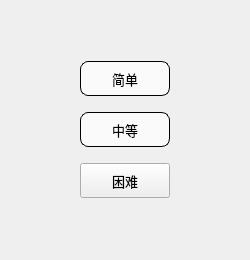
<?xml version="1.0" encoding="UTF-8"?>
<ui version="4.0">
 <class>MainWindow</class>
 <widget class="QMainWindow" name="MainWindow">
  <property name="geometry">
   <rect>
    <x>0</x>
    <y>0</y>
    <width>250</width>
    <height>260</height>
   </rect>
  </property>
  <property name="maximumSize">
   <size>
    <width>500</width>
    <height>520</height>
   </size>
  </property>
  <property name="windowTitle">
   <string>扫雷</string>
  </property>
  <property name="windowIcon">
   <iconset resource="Image/res.qrc">
    <normaloff>:/SaoLei/window_black.png</normaloff>:/SaoLei/window_black.png</iconset>
  </property>
  <widget class="QWidget" name="centralwidget">
   <layout class="QHBoxLayout" name="horizontalLayout">
    <item>
     <spacer name="horizontalSpacer">
      <property name="orientation">
       <enum>Qt::Horizontal</enum>
      </property>
      <property name="sizeHint" stdset="0">
       <size>
        <width>40</width>
        <height>20</height>
       </size>
      </property>
     </spacer>
    </item>
    <item>
     <widget class="QWidget" name="widget" native="true">
      <property name="sizePolicy">
       <sizepolicy hsizetype="Preferred" vsizetype="Fixed">
        <horstretch>0</horstretch>
        <verstretch>0</verstretch>
       </sizepolicy>
      </property>
      <property name="maximumSize">
       <size>
        <width>16777215</width>
        <height>16777215</height>
       </size>
      </property>
      <layout class="QVBoxLayout" name="verticalLayout">
       <item>
        <widget class="QPushButton" name="btnEasy">
         <property name="sizePolicy">
          <sizepolicy hsizetype="Fixed" vsizetype="Fixed">
           <horstretch>0</horstretch>
           <verstretch>0</verstretch>
          </sizepolicy>
         </property>
         <property name="minimumSize">
          <size>
           <width>90</width>
           <height>35</height>
          </size>
         </property>
         <property name="sizeIncrement">
          <size>
           <width>0</width>
           <height>0</height>
          </size>
         </property>
         <property name="baseSize">
          <size>
           <width>0</width>
           <height>0</height>
          </size>
         </property>
         <property name="font">
          <font>
           <pointsize>10</pointsize>
          </font>
         </property>
         <property name="styleSheet">
          <string notr="true">QPushButton{background-color: rgb(250, 250, 250);border:1px solid;border-radius:8px;padding:2px 4px;}
QPushButton:hover{background-color:rgb(200, 255, 255); color: black;}
QPushButton:pressed{background-color:rgb(225, 225, 255);border-style: inset;}
</string>
         </property>
         <property name="text">
          <string>简单</string>
         </property>
        </widget>
       </item>
       <item>
        <spacer name="verticalSpacer_2">
         <property name="orientation">
          <enum>Qt::Vertical</enum>
         </property>
         <property name="sizeType">
          <enum>QSizePolicy::Expanding</enum>
         </property>
         <property name="sizeHint" stdset="0">
          <size>
           <width>20</width>
           <height>10</height>
          </size>
         </property>
        </spacer>
       </item>
       <item>
        <widget class="QPushButton" name="btnMidd">
         <property name="enabled">
          <bool>true</bool>
         </property>
         <property name="sizePolicy">
          <sizepolicy hsizetype="Fixed" vsizetype="Fixed">
           <horstretch>0</horstretch>
           <verstretch>0</verstretch>
          </sizepolicy>
         </property>
         <property name="minimumSize">
          <size>
           <width>90</width>
           <height>35</height>
          </size>
         </property>
         <property name="font">
          <font>
           <pointsize>10</pointsize>
          </font>
         </property>
         <property name="styleSheet">
          <string notr="true">QPushButton{background-color: rgb(250, 250, 250);border:1px solid;border-radius:8px;padding:2px 4px;}
QPushButton:hover{background-color:rgb(200, 255, 255); color: black;}
QPushButton:pressed{background-color:rgb(225, 225, 255);border-style: inset;}
</string>
         </property>
         <property name="text">
          <string>中等</string>
         </property>
        </widget>
       </item>
       <item>
        <spacer name="verticalSpacer">
         <property name="orientation">
          <enum>Qt::Vertical</enum>
         </property>
         <property name="sizeType">
          <enum>QSizePolicy::Expanding</enum>
         </property>
         <property name="sizeHint" stdset="0">
          <size>
           <width>20</width>
           <height>10</height>
          </size>
         </property>
        </spacer>
       </item>
       <item>
        <widget class="QPushButton" name="btnDiff">
         <property name="sizePolicy">
          <sizepolicy hsizetype="Fixed" vsizetype="Fixed">
           <horstretch>0</horstretch>
           <verstretch>0</verstretch>
          </sizepolicy>
         </property>
         <property name="minimumSize">
          <size>
           <width>90</width>
           <height>35</height>
          </size>
         </property>
         <property name="font">
          <font>
           <pointsize>10</pointsize>
          </font>
         </property>
         <property name="styleSheet">
          <string notr="true">QPushButton{background-color: rgb(250, 250, 250);border:1px solid;border-radius:8px;padding:2px 4px;}
QPushButton:hover{background-color:rgb(200, 255, 255); color: black;}
QPushButton:pressed{background-color:rgb(225, 225, 255);border-style: inset;}
R</string>
         </property>
         <property name="text">
          <string>困难</string>
         </property>
        </widget>
       </item>
      </layout>
     </widget>
    </item>
    <item>
     <spacer name="horizontalSpacer_2">
      <property name="orientation">
       <enum>Qt::Horizontal</enum>
      </property>
      <property name="sizeHint" stdset="0">
       <size>
        <width>40</width>
        <height>20</height>
       </size>
      </property>
     </spacer>
    </item>
   </layout>
  </widget>
 </widget>
 <resources>
  <include location="Image/res.qrc"/>
 </resources>
 <connections/>
</ui>
